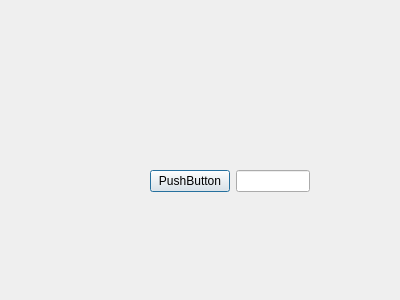
<?xml version="1.0" encoding="UTF-8"?>
<ui version="4.0">
 <class>Pin</class>
 <widget class="QDialog" name="Pin">
  <property name="geometry">
   <rect>
    <x>0</x>
    <y>0</y>
    <width>400</width>
    <height>300</height>
   </rect>
  </property>
  <property name="windowTitle">
   <string>Dialog</string>
  </property>
  <widget class="QWidget" name="formLayoutWidget">
   <property name="geometry">
    <rect>
     <x>150</x>
     <y>170</y>
     <width>160</width>
     <height>80</height>
    </rect>
   </property>
   <layout class="QFormLayout" name="formLayout">
    <item row="0" column="0">
     <widget class="QPushButton" name="pushButton">
      <property name="text">
       <string>PushButton</string>
      </property>
     </widget>
    </item>
    <item row="0" column="1">
     <widget class="QLineEdit" name="lineEdit"/>
    </item>
   </layout>
  </widget>
 </widget>
 <resources/>
 <connections/>
</ui>
